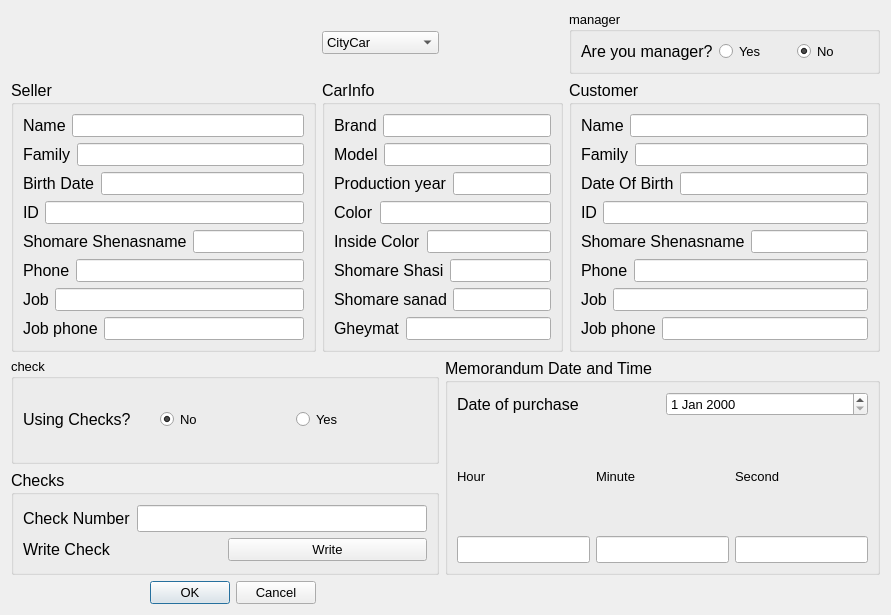
<?xml version="1.0" encoding="UTF-8"?>
<ui version="4.0">
 <class>Dialog_Memorandum</class>
 <widget class="QDialog" name="Dialog_Memorandum">
  <property name="geometry">
   <rect>
    <x>0</x>
    <y>0</y>
    <width>891</width>
    <height>615</height>
   </rect>
  </property>
  <property name="font">
   <font>
    <pointsize>10</pointsize>
   </font>
  </property>
  <property name="windowTitle">
   <string>Dialog</string>
  </property>
  <property name="styleSheet">
   <string notr="true">QLineEdit 

{ 
	font: 10pt &quot;MS Shell Dlg 2&quot;;
}
</string>
  </property>
  <layout class="QGridLayout" name="gridLayout_7">
   <item row="0" column="1">
    <widget class="QComboBox" name="comboBox">
     <property name="font">
      <font>
       <pointsize>10</pointsize>
      </font>
     </property>
     <item>
      <property name="text">
       <string>CityCar</string>
      </property>
     </item>
     <item>
      <property name="text">
       <string>Coupe</string>
      </property>
     </item>
     <item>
      <property name="text">
       <string>SUV</string>
      </property>
     </item>
     <item>
      <property name="text">
       <string>Vanet</string>
      </property>
     </item>
     <item>
      <property name="text">
       <string>Crook</string>
      </property>
     </item>
    </widget>
   </item>
   <item row="2" column="0">
    <widget class="QGroupBox" name="groupBox_seller">
     <property name="font">
      <font>
       <pointsize>12</pointsize>
      </font>
     </property>
     <property name="title">
      <string>Seller</string>
     </property>
     <layout class="QGridLayout" name="gridLayout">
      <item row="0" column="0">
       <layout class="QHBoxLayout" name="horizontalLayout">
        <item>
         <widget class="QLabel" name="label_name">
          <property name="font">
           <font>
            <pointsize>12</pointsize>
           </font>
          </property>
          <property name="text">
           <string>Name</string>
          </property>
         </widget>
        </item>
        <item>
         <widget class="QLineEdit" name="lineEdit_name">
          <property name="font">
           <font>
            <family>MS Shell Dlg 2</family>
            <pointsize>10</pointsize>
            <weight>50</weight>
            <italic>false</italic>
            <bold>false</bold>
           </font>
          </property>
         </widget>
        </item>
       </layout>
      </item>
      <item row="1" column="0">
       <layout class="QHBoxLayout" name="horizontalLayout_2">
        <item>
         <widget class="QLabel" name="label_family">
          <property name="font">
           <font>
            <pointsize>12</pointsize>
           </font>
          </property>
          <property name="text">
           <string>Family</string>
          </property>
         </widget>
        </item>
        <item>
         <widget class="QLineEdit" name="lineEdit_family">
          <property name="font">
           <font>
            <family>MS Shell Dlg 2</family>
            <pointsize>10</pointsize>
            <weight>50</weight>
            <italic>false</italic>
            <bold>false</bold>
           </font>
          </property>
         </widget>
        </item>
       </layout>
      </item>
      <item row="2" column="0">
       <layout class="QHBoxLayout" name="horizontalLayout_3">
        <item>
         <widget class="QLabel" name="label_birth_date">
          <property name="font">
           <font>
            <pointsize>12</pointsize>
           </font>
          </property>
          <property name="text">
           <string>Birth Date</string>
          </property>
         </widget>
        </item>
        <item>
         <widget class="QLineEdit" name="lineEdit_birth_date">
          <property name="font">
           <font>
            <family>MS Shell Dlg 2</family>
            <pointsize>10</pointsize>
            <weight>50</weight>
            <italic>false</italic>
            <bold>false</bold>
           </font>
          </property>
         </widget>
        </item>
       </layout>
      </item>
      <item row="3" column="0">
       <layout class="QHBoxLayout" name="horizontalLayout_4">
        <item>
         <widget class="QLabel" name="label_ID">
          <property name="font">
           <font>
            <pointsize>12</pointsize>
           </font>
          </property>
          <property name="text">
           <string>ID</string>
          </property>
         </widget>
        </item>
        <item>
         <widget class="QLineEdit" name="lineEdit_ID">
          <property name="font">
           <font>
            <family>MS Shell Dlg 2</family>
            <pointsize>10</pointsize>
            <weight>50</weight>
            <italic>false</italic>
            <bold>false</bold>
           </font>
          </property>
         </widget>
        </item>
       </layout>
      </item>
      <item row="4" column="0">
       <layout class="QHBoxLayout" name="horizontalLayout_5">
        <item>
         <widget class="QLabel" name="label_sh_shenasname">
          <property name="font">
           <font>
            <pointsize>12</pointsize>
           </font>
          </property>
          <property name="text">
           <string>Shomare Shenasname</string>
          </property>
         </widget>
        </item>
        <item>
         <widget class="QLineEdit" name="lineEdit_sh_shenasname">
          <property name="font">
           <font>
            <family>MS Shell Dlg 2</family>
            <pointsize>10</pointsize>
            <weight>50</weight>
            <italic>false</italic>
            <bold>false</bold>
           </font>
          </property>
         </widget>
        </item>
       </layout>
      </item>
      <item row="5" column="0">
       <layout class="QHBoxLayout" name="horizontalLayout_6">
        <item>
         <widget class="QLabel" name="label_phone">
          <property name="font">
           <font>
            <pointsize>12</pointsize>
           </font>
          </property>
          <property name="text">
           <string>Phone</string>
          </property>
         </widget>
        </item>
        <item>
         <widget class="QLineEdit" name="lineEdit_phone">
          <property name="font">
           <font>
            <family>MS Shell Dlg 2</family>
            <pointsize>10</pointsize>
            <weight>50</weight>
            <italic>false</italic>
            <bold>false</bold>
           </font>
          </property>
         </widget>
        </item>
       </layout>
      </item>
      <item row="6" column="0">
       <layout class="QHBoxLayout" name="horizontalLayout_7">
        <item>
         <widget class="QLabel" name="label_job">
          <property name="font">
           <font>
            <pointsize>12</pointsize>
           </font>
          </property>
          <property name="text">
           <string>Job</string>
          </property>
         </widget>
        </item>
        <item>
         <widget class="QLineEdit" name="lineEdit_job">
          <property name="font">
           <font>
            <family>MS Shell Dlg 2</family>
            <pointsize>10</pointsize>
            <weight>50</weight>
            <italic>false</italic>
            <bold>false</bold>
           </font>
          </property>
         </widget>
        </item>
       </layout>
      </item>
      <item row="7" column="0">
       <layout class="QHBoxLayout" name="horizontalLayout_8">
        <item>
         <widget class="QLabel" name="label_job_phone">
          <property name="font">
           <font>
            <pointsize>12</pointsize>
           </font>
          </property>
          <property name="text">
           <string>Job phone</string>
          </property>
         </widget>
        </item>
        <item>
         <widget class="QLineEdit" name="lineEdit_job_phone">
          <property name="font">
           <font>
            <family>MS Shell Dlg 2</family>
            <pointsize>10</pointsize>
            <weight>50</weight>
            <italic>false</italic>
            <bold>false</bold>
           </font>
          </property>
         </widget>
        </item>
       </layout>
      </item>
     </layout>
    </widget>
   </item>
   <item row="4" column="0">
    <widget class="QDialogButtonBox" name="buttonBox">
     <property name="standardButtons">
      <set>QDialogButtonBox::Cancel|QDialogButtonBox::Ok</set>
     </property>
    </widget>
   </item>
   <item row="0" column="3">
    <widget class="QGroupBox" name="groupBox">
     <property name="title">
      <string>manager</string>
     </property>
     <layout class="QHBoxLayout" name="horizontalLayout_9">
      <item>
       <widget class="QLabel" name="label_mngr_or_not">
        <property name="font">
         <font>
          <pointsize>12</pointsize>
         </font>
        </property>
        <property name="text">
         <string>Are you manager?</string>
        </property>
       </widget>
      </item>
      <item>
       <widget class="QRadioButton" name="radioButton_mngr_yes">
        <property name="font">
         <font>
          <pointsize>10</pointsize>
         </font>
        </property>
        <property name="text">
         <string>Yes</string>
        </property>
       </widget>
      </item>
      <item>
       <widget class="QRadioButton" name="radioButton_mngr_no">
        <property name="font">
         <font>
          <pointsize>10</pointsize>
         </font>
        </property>
        <property name="text">
         <string>No</string>
        </property>
        <property name="checked">
         <bool>true</bool>
        </property>
       </widget>
      </item>
     </layout>
    </widget>
   </item>
   <item row="0" column="2">
    <layout class="QHBoxLayout" name="horizontalLayout_42">
     <item>
      <layout class="QHBoxLayout" name="horizontalLayout_33"/>
     </item>
    </layout>
   </item>
   <item row="2" column="1" colspan="2">
    <widget class="QGroupBox" name="groupBox_car_info">
     <property name="font">
      <font>
       <pointsize>12</pointsize>
      </font>
     </property>
     <property name="title">
      <string>CarInfo</string>
     </property>
     <layout class="QGridLayout" name="gridLayout_4">
      <item row="3" column="0">
       <layout class="QHBoxLayout" name="horizontalLayout_37">
        <item>
         <widget class="QLabel" name="label_5">
          <property name="font">
           <font>
            <pointsize>12</pointsize>
           </font>
          </property>
          <property name="text">
           <string>Color</string>
          </property>
         </widget>
        </item>
        <item>
         <widget class="QLineEdit" name="lineEdit_4">
          <property name="font">
           <font>
            <family>MS Shell Dlg 2</family>
            <pointsize>10</pointsize>
            <weight>50</weight>
            <italic>false</italic>
            <bold>false</bold>
           </font>
          </property>
         </widget>
        </item>
       </layout>
      </item>
      <item row="6" column="0">
       <layout class="QHBoxLayout" name="horizontalLayout_40">
        <item>
         <widget class="QLabel" name="label_8">
          <property name="font">
           <font>
            <pointsize>12</pointsize>
           </font>
          </property>
          <property name="text">
           <string>Shomare sanad</string>
          </property>
         </widget>
        </item>
        <item>
         <widget class="QLineEdit" name="lineEdit_7">
          <property name="font">
           <font>
            <family>MS Shell Dlg 2</family>
            <pointsize>10</pointsize>
            <weight>50</weight>
            <italic>false</italic>
            <bold>false</bold>
           </font>
          </property>
         </widget>
        </item>
       </layout>
      </item>
      <item row="7" column="0">
       <layout class="QHBoxLayout" name="horizontalLayout_41">
        <item>
         <widget class="QLabel" name="label_9">
          <property name="font">
           <font>
            <pointsize>12</pointsize>
           </font>
          </property>
          <property name="text">
           <string>Gheymat</string>
          </property>
         </widget>
        </item>
        <item>
         <widget class="QLineEdit" name="lineEdit_8">
          <property name="font">
           <font>
            <family>MS Shell Dlg 2</family>
            <pointsize>10</pointsize>
            <weight>50</weight>
            <italic>false</italic>
            <bold>false</bold>
           </font>
          </property>
         </widget>
        </item>
       </layout>
      </item>
      <item row="4" column="0">
       <layout class="QHBoxLayout" name="horizontalLayout_38">
        <item>
         <widget class="QLabel" name="label_6">
          <property name="font">
           <font>
            <pointsize>12</pointsize>
           </font>
          </property>
          <property name="text">
           <string>Inside Color</string>
          </property>
         </widget>
        </item>
        <item>
         <widget class="QLineEdit" name="lineEdit_5">
          <property name="font">
           <font>
            <family>MS Shell Dlg 2</family>
            <pointsize>10</pointsize>
            <weight>50</weight>
            <italic>false</italic>
            <bold>false</bold>
           </font>
          </property>
         </widget>
        </item>
       </layout>
      </item>
      <item row="5" column="0">
       <layout class="QHBoxLayout" name="horizontalLayout_39">
        <item>
         <widget class="QLabel" name="label_7">
          <property name="font">
           <font>
            <pointsize>12</pointsize>
           </font>
          </property>
          <property name="text">
           <string>Shomare Shasi</string>
          </property>
         </widget>
        </item>
        <item>
         <widget class="QLineEdit" name="lineEdit_6">
          <property name="font">
           <font>
            <family>MS Shell Dlg 2</family>
            <pointsize>10</pointsize>
            <weight>50</weight>
            <italic>false</italic>
            <bold>false</bold>
           </font>
          </property>
         </widget>
        </item>
       </layout>
      </item>
      <item row="0" column="0">
       <layout class="QHBoxLayout" name="horizontalLayout_34">
        <item>
         <widget class="QLabel" name="label_2">
          <property name="font">
           <font>
            <pointsize>12</pointsize>
           </font>
          </property>
          <property name="text">
           <string>Brand</string>
          </property>
         </widget>
        </item>
        <item>
         <widget class="QLineEdit" name="lineEdit">
          <property name="font">
           <font>
            <family>MS Shell Dlg 2</family>
            <pointsize>10</pointsize>
            <weight>50</weight>
            <italic>false</italic>
            <bold>false</bold>
           </font>
          </property>
         </widget>
        </item>
       </layout>
      </item>
      <item row="2" column="0">
       <layout class="QHBoxLayout" name="horizontalLayout_36">
        <item>
         <widget class="QLabel" name="label_4">
          <property name="font">
           <font>
            <pointsize>12</pointsize>
           </font>
          </property>
          <property name="text">
           <string>Production year</string>
          </property>
         </widget>
        </item>
        <item>
         <widget class="QLineEdit" name="lineEdit_3">
          <property name="font">
           <font>
            <family>MS Shell Dlg 2</family>
            <pointsize>10</pointsize>
            <weight>50</weight>
            <italic>false</italic>
            <bold>false</bold>
           </font>
          </property>
         </widget>
        </item>
       </layout>
      </item>
      <item row="1" column="0">
       <layout class="QHBoxLayout" name="horizontalLayout_35">
        <item>
         <widget class="QLabel" name="label_3">
          <property name="font">
           <font>
            <pointsize>12</pointsize>
           </font>
          </property>
          <property name="text">
           <string>Model</string>
          </property>
         </widget>
        </item>
        <item>
         <widget class="QLineEdit" name="lineEdit_2">
          <property name="font">
           <font>
            <family>MS Shell Dlg 2</family>
            <pointsize>10</pointsize>
            <weight>50</weight>
            <italic>false</italic>
            <bold>false</bold>
           </font>
          </property>
         </widget>
        </item>
       </layout>
      </item>
     </layout>
    </widget>
   </item>
   <item row="3" column="2" colspan="2">
    <widget class="QGroupBox" name="groupBox_date_time">
     <property name="font">
      <font>
       <pointsize>12</pointsize>
      </font>
     </property>
     <property name="title">
      <string>Memorandum Date and Time</string>
     </property>
     <layout class="QGridLayout" name="gridLayout_6">
      <item row="1" column="0">
       <layout class="QHBoxLayout" name="horizontalLayout_47">
        <item>
         <layout class="QVBoxLayout" name="verticalLayout_4">
          <item>
           <widget class="QLabel" name="label">
            <property name="font">
             <font>
              <pointsize>10</pointsize>
             </font>
            </property>
            <property name="text">
             <string>Hour</string>
            </property>
           </widget>
          </item>
          <item>
           <widget class="QLineEdit" name="lineEdit_9"/>
          </item>
         </layout>
        </item>
        <item>
         <layout class="QVBoxLayout" name="verticalLayout_3">
          <item>
           <widget class="QLabel" name="label_10">
            <property name="font">
             <font>
              <pointsize>10</pointsize>
             </font>
            </property>
            <property name="text">
             <string>Minute</string>
            </property>
           </widget>
          </item>
          <item>
           <widget class="QLineEdit" name="lineEdit_10"/>
          </item>
         </layout>
        </item>
        <item>
         <layout class="QVBoxLayout" name="verticalLayout">
          <item>
           <widget class="QLabel" name="label_11">
            <property name="font">
             <font>
              <pointsize>10</pointsize>
             </font>
            </property>
            <property name="text">
             <string>Second</string>
            </property>
           </widget>
          </item>
          <item>
           <widget class="QLineEdit" name="lineEdit_11"/>
          </item>
         </layout>
        </item>
       </layout>
      </item>
      <item row="0" column="0">
       <layout class="QHBoxLayout" name="horizontalLayout_46">
        <item>
         <widget class="QLabel" name="label_date_memorandum">
          <property name="font">
           <font>
            <pointsize>12</pointsize>
           </font>
          </property>
          <property name="text">
           <string>Date of purchase</string>
          </property>
         </widget>
        </item>
        <item>
         <widget class="QDateEdit" name="dateEdit">
          <property name="font">
           <font>
            <pointsize>10</pointsize>
           </font>
          </property>
         </widget>
        </item>
       </layout>
      </item>
     </layout>
    </widget>
   </item>
   <item row="2" column="3">
    <widget class="QGroupBox" name="groupBox_customer">
     <property name="font">
      <font>
       <pointsize>12</pointsize>
      </font>
     </property>
     <property name="title">
      <string>Customer</string>
     </property>
     <layout class="QGridLayout" name="gridLayout_3">
      <item row="0" column="0">
       <layout class="QHBoxLayout" name="horizontalLayout_25">
        <item>
         <widget class="QLabel" name="label_name_4">
          <property name="font">
           <font>
            <pointsize>12</pointsize>
           </font>
          </property>
          <property name="text">
           <string>Name</string>
          </property>
         </widget>
        </item>
        <item>
         <widget class="QLineEdit" name="lineEdit_name_4">
          <property name="font">
           <font>
            <family>MS Shell Dlg 2</family>
            <pointsize>10</pointsize>
            <weight>50</weight>
            <italic>false</italic>
            <bold>false</bold>
           </font>
          </property>
          <property name="text">
           <string/>
          </property>
         </widget>
        </item>
       </layout>
      </item>
      <item row="1" column="0">
       <layout class="QHBoxLayout" name="horizontalLayout_26">
        <item>
         <widget class="QLabel" name="label_family_4">
          <property name="font">
           <font>
            <pointsize>12</pointsize>
           </font>
          </property>
          <property name="text">
           <string>Family</string>
          </property>
         </widget>
        </item>
        <item>
         <widget class="QLineEdit" name="lineEdit_family_4">
          <property name="font">
           <font>
            <family>MS Shell Dlg 2</family>
            <pointsize>10</pointsize>
            <weight>50</weight>
            <italic>false</italic>
            <bold>false</bold>
           </font>
          </property>
         </widget>
        </item>
       </layout>
      </item>
      <item row="2" column="0">
       <layout class="QHBoxLayout" name="horizontalLayout_27">
        <item>
         <widget class="QLabel" name="label_birth_date_4">
          <property name="font">
           <font>
            <pointsize>12</pointsize>
           </font>
          </property>
          <property name="text">
           <string>Date Of Birth</string>
          </property>
         </widget>
        </item>
        <item>
         <widget class="QLineEdit" name="lineEdit_birth_date_4">
          <property name="font">
           <font>
            <family>MS Shell Dlg 2</family>
            <pointsize>10</pointsize>
            <weight>50</weight>
            <italic>false</italic>
            <bold>false</bold>
           </font>
          </property>
         </widget>
        </item>
       </layout>
      </item>
      <item row="3" column="0">
       <layout class="QHBoxLayout" name="horizontalLayout_28">
        <item>
         <widget class="QLabel" name="label_ID_4">
          <property name="font">
           <font>
            <pointsize>12</pointsize>
           </font>
          </property>
          <property name="text">
           <string>ID</string>
          </property>
         </widget>
        </item>
        <item>
         <widget class="QLineEdit" name="lineEdit_ID_4">
          <property name="font">
           <font>
            <family>MS Shell Dlg 2</family>
            <pointsize>10</pointsize>
            <weight>50</weight>
            <italic>false</italic>
            <bold>false</bold>
           </font>
          </property>
         </widget>
        </item>
       </layout>
      </item>
      <item row="4" column="0">
       <layout class="QHBoxLayout" name="horizontalLayout_29">
        <item>
         <widget class="QLabel" name="label_sh_shenasname_4">
          <property name="font">
           <font>
            <pointsize>12</pointsize>
           </font>
          </property>
          <property name="text">
           <string>Shomare Shenasname</string>
          </property>
         </widget>
        </item>
        <item>
         <widget class="QLineEdit" name="lineEdit_sh_shenasname_4">
          <property name="font">
           <font>
            <family>MS Shell Dlg 2</family>
            <pointsize>10</pointsize>
            <weight>50</weight>
            <italic>false</italic>
            <bold>false</bold>
           </font>
          </property>
         </widget>
        </item>
       </layout>
      </item>
      <item row="5" column="0">
       <layout class="QHBoxLayout" name="horizontalLayout_30">
        <item>
         <widget class="QLabel" name="label_phone_4">
          <property name="font">
           <font>
            <pointsize>12</pointsize>
           </font>
          </property>
          <property name="text">
           <string>Phone</string>
          </property>
         </widget>
        </item>
        <item>
         <widget class="QLineEdit" name="lineEdit_phone_4">
          <property name="font">
           <font>
            <family>MS Shell Dlg 2</family>
            <pointsize>10</pointsize>
            <weight>50</weight>
            <italic>false</italic>
            <bold>false</bold>
           </font>
          </property>
         </widget>
        </item>
       </layout>
      </item>
      <item row="6" column="0">
       <layout class="QHBoxLayout" name="horizontalLayout_31">
        <item>
         <widget class="QLabel" name="label_job_4">
          <property name="font">
           <font>
            <pointsize>12</pointsize>
           </font>
          </property>
          <property name="text">
           <string>Job</string>
          </property>
         </widget>
        </item>
        <item>
         <widget class="QLineEdit" name="lineEdit_job_4">
          <property name="font">
           <font>
            <family>MS Shell Dlg 2</family>
            <pointsize>10</pointsize>
            <weight>50</weight>
            <italic>false</italic>
            <bold>false</bold>
           </font>
          </property>
         </widget>
        </item>
       </layout>
      </item>
      <item row="7" column="0">
       <layout class="QHBoxLayout" name="horizontalLayout_32">
        <item>
         <widget class="QLabel" name="label_job_phone_4">
          <property name="font">
           <font>
            <pointsize>12</pointsize>
           </font>
          </property>
          <property name="text">
           <string>Job phone</string>
          </property>
         </widget>
        </item>
        <item>
         <widget class="QLineEdit" name="lineEdit_job_phone_4">
          <property name="font">
           <font>
            <family>MS Shell Dlg 2</family>
            <pointsize>10</pointsize>
            <weight>50</weight>
            <italic>false</italic>
            <bold>false</bold>
           </font>
          </property>
         </widget>
        </item>
       </layout>
      </item>
     </layout>
    </widget>
   </item>
   <item row="3" column="0" colspan="2">
    <layout class="QVBoxLayout" name="verticalLayout_5">
     <item>
      <layout class="QHBoxLayout" name="horizontalLayout_43">
       <item>
        <widget class="QGroupBox" name="groupBox_2">
         <property name="title">
          <string>check</string>
         </property>
         <layout class="QGridLayout" name="gridLayout_2">
          <item row="1" column="1">
           <widget class="QRadioButton" name="radioButton_check_no">
            <property name="font">
             <font>
              <pointsize>10</pointsize>
             </font>
            </property>
            <property name="text">
             <string>No</string>
            </property>
            <property name="checked">
             <bool>true</bool>
            </property>
           </widget>
          </item>
          <item row="1" column="2">
           <widget class="QRadioButton" name="radioButton_check_yes">
            <property name="font">
             <font>
              <pointsize>10</pointsize>
             </font>
            </property>
            <property name="text">
             <string>Yes</string>
            </property>
           </widget>
          </item>
          <item row="1" column="0">
           <widget class="QLabel" name="label_check_use">
            <property name="font">
             <font>
              <pointsize>12</pointsize>
             </font>
            </property>
            <property name="text">
             <string>Using Checks?</string>
            </property>
           </widget>
          </item>
         </layout>
        </widget>
       </item>
      </layout>
     </item>
     <item>
      <widget class="QGroupBox" name="groupBox_check">
       <property name="font">
        <font>
         <pointsize>12</pointsize>
        </font>
       </property>
       <property name="title">
        <string>Checks</string>
       </property>
       <layout class="QGridLayout" name="gridLayout_5">
        <item row="0" column="0">
         <layout class="QVBoxLayout" name="verticalLayout_check_yes">
          <item>
           <layout class="QHBoxLayout" name="horizontalLayout_44">
            <item>
             <widget class="QLabel" name="label_check_number">
              <property name="font">
               <font>
                <pointsize>12</pointsize>
               </font>
              </property>
              <property name="text">
               <string>Check Number</string>
              </property>
             </widget>
            </item>
            <item>
             <widget class="QLineEdit" name="lineEdit_check_number"/>
            </item>
           </layout>
          </item>
          <item>
           <layout class="QHBoxLayout" name="horizontalLayout_45">
            <item>
             <widget class="QLabel" name="label_write_check">
              <property name="font">
               <font>
                <pointsize>12</pointsize>
               </font>
              </property>
              <property name="text">
               <string>Write Check</string>
              </property>
             </widget>
            </item>
            <item>
             <widget class="QPushButton" name="pushButton">
              <property name="font">
               <font>
                <pointsize>10</pointsize>
               </font>
              </property>
              <property name="text">
               <string>Write</string>
              </property>
             </widget>
            </item>
           </layout>
          </item>
         </layout>
        </item>
       </layout>
      </widget>
     </item>
    </layout>
   </item>
  </layout>
 </widget>
 <resources/>
 <connections>
  <connection>
   <sender>pushButton</sender>
   <signal>clicked()</signal>
   <receiver>Dialog_Memorandum</receiver>
   <slot>getNewChecks()</slot>
   <hints>
    <hint type="sourcelabel">
     <x>361</x>
     <y>516</y>
    </hint>
    <hint type="destinationlabel">
     <x>465</x>
     <y>555</y>
    </hint>
   </hints>
  </connection>
 </connections>
 <slots>
  <slot>getNewChecks()</slot>
 </slots>
</ui>
